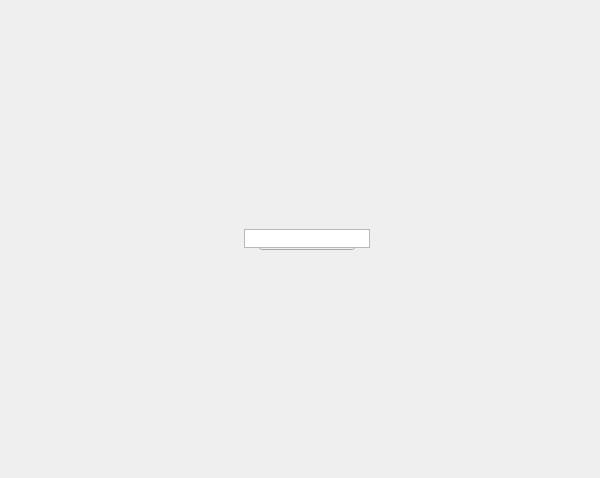
<?xml version="1.0" encoding="UTF-8"?>
<ui version="4.0">
 <class>translucent_window</class>
 <widget class="QMainWindow" name="translucent_window">
  <property name="enabled">
   <bool>true</bool>
  </property>
  <property name="geometry">
   <rect>
    <x>0</x>
    <y>0</y>
    <width>600</width>
    <height>478</height>
   </rect>
  </property>
  <property name="sizePolicy">
   <sizepolicy hsizetype="Ignored" vsizetype="Ignored">
    <horstretch>0</horstretch>
    <verstretch>0</verstretch>
   </sizepolicy>
  </property>
  <property name="minimumSize">
   <size>
    <width>0</width>
    <height>0</height>
   </size>
  </property>
  <property name="maximumSize">
   <size>
    <width>16777215</width>
    <height>16777215</height>
   </size>
  </property>
  <property name="cursor">
   <cursorShape>ArrowCursor</cursorShape>
  </property>
  <property name="whatsThis">
   <string>cameras_lower</string>
  </property>
  <property name="tabShape">
   <enum>QTabWidget::Triangular</enum>
  </property>
  <property name="dockNestingEnabled">
   <bool>true</bool>
  </property>
  <property name="dockOptions">
   <set>QMainWindow::AllowNestedDocks|QMainWindow::AllowTabbedDocks|QMainWindow::AnimatedDocks|QMainWindow::ForceTabbedDocks</set>
  </property>
  <widget class="QWidget" name="widget">
   <property name="sizePolicy">
    <sizepolicy hsizetype="Ignored" vsizetype="Ignored">
     <horstretch>0</horstretch>
     <verstretch>0</verstretch>
    </sizepolicy>
   </property>
   <layout class="QGridLayout" name="gridLayout">
    <item row="0" column="0">
     <widget class="QWidget" name="staticWindow" native="true">
      <widget class="QPushButton" name="i000">
       <property name="geometry">
        <rect>
         <x>250</x>
         <y>220</y>
         <width>96</width>
         <height>21</height>
        </rect>
       </property>
       <property name="minimumSize">
        <size>
         <width>0</width>
         <height>21</height>
        </size>
       </property>
       <property name="maximumSize">
        <size>
         <width>999</width>
         <height>21</height>
        </size>
       </property>
       <property name="whatsThis">
        <string>cameras.lower</string>
       </property>
      </widget>
      <widget class="ListWidget" name="list000">
       <property name="geometry">
        <rect>
         <x>235</x>
         <y>220</y>
         <width>126</width>
         <height>19</height>
        </rect>
       </property>
       <property name="sizePolicy">
        <sizepolicy hsizetype="Maximum" vsizetype="Expanding">
         <horstretch>0</horstretch>
         <verstretch>0</verstretch>
        </sizepolicy>
       </property>
       <property name="frameShape">
        <enum>QFrame::StyledPanel</enum>
       </property>
       <property name="frameShadow">
        <enum>QFrame::Plain</enum>
       </property>
       <property name="verticalScrollBarPolicy">
        <enum>Qt::ScrollBarAlwaysOff</enum>
       </property>
       <property name="horizontalScrollBarPolicy">
        <enum>Qt::ScrollBarAlwaysOff</enum>
       </property>
       <property name="sizeAdjustPolicy">
        <enum>QAbstractScrollArea::AdjustToContents</enum>
       </property>
       <property name="resizeMode">
        <enum>QListView::Adjust</enum>
       </property>
       <property name="uniformItemSizes">
        <bool>false</bool>
       </property>
      </widget>
     </widget>
    </item>
   </layout>
  </widget>
 </widget>
 <customwidgets>
  <customwidget>
   <class>ListWidget</class>
   <extends>QListWidget</extends>
   <header>listwidget.h</header>
  </customwidget>
 </customwidgets>
 <resources/>
 <connections/>
 <designerdata>
  <property name="gridDeltaX">
   <number>5</number>
  </property>
  <property name="gridDeltaY">
   <number>10</number>
  </property>
  <property name="gridSnapX">
   <bool>true</bool>
  </property>
  <property name="gridSnapY">
   <bool>true</bool>
  </property>
  <property name="gridVisible">
   <bool>true</bool>
  </property>
 </designerdata>
</ui>
